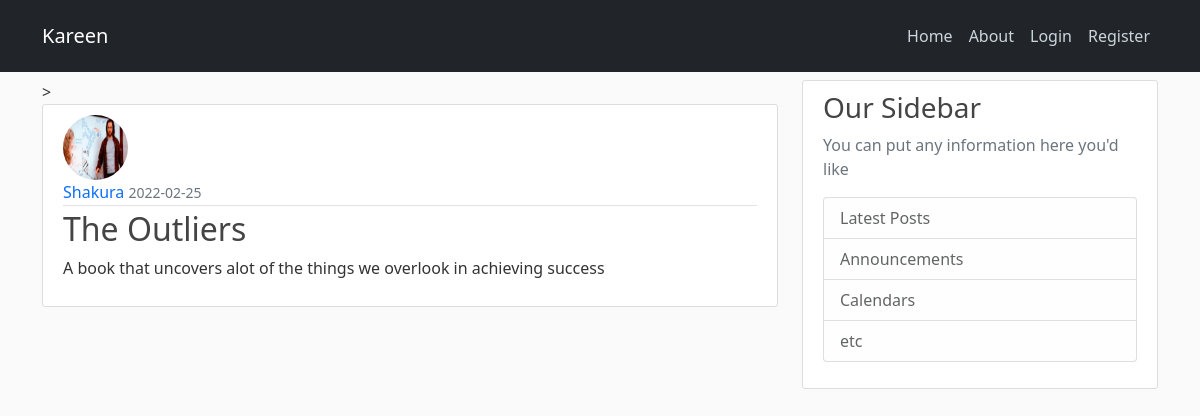
Before: /post/1 with the older database file.
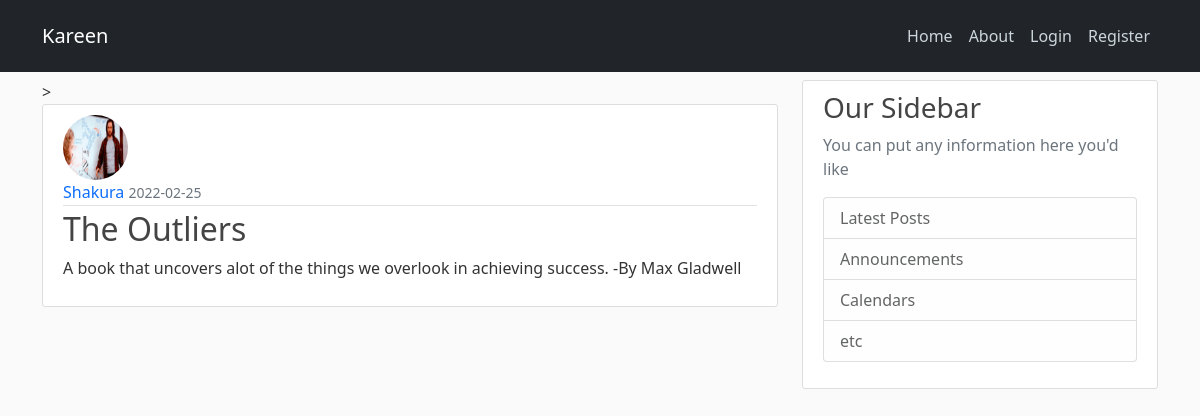
After: the same page with the newer database file.
### flaskblog/models.py (models this page shows, shortened)
class Post(db.Model):
    id = db.Column(db.Integer, primary_key = True)
    title = db.Column(db.String(100), nullable=False)
    content = db.Column(db.Text, nullable=False)
    date_posted = db.Column(db.DateTime, nullable=False, default=datetime.utcnow)
    user_id = db.Column(db.Integer, db.ForeignKey('user.id'), nullable = False)

### flaskblog/posts/routes.py (the view)
@posts.route('/post/<int:post_id>', methods = ['GET', 'POST'])
def post(post_id):
    post = Post.query.get_or_404(post_id)
    return render_template('post.html', title= post.title, post=post)

### flaskblog/templates/post.html (shortened to what this page needs)
{% extends 'layout.html' %}
{% block content %}>
    <article class="media content-section">
        <img class = 'rounded-circle article-img' src="{{ url_for ('static', filename = 'profile_pic/' + post.author.img_file)}}">
        <div class="media-body">
            <div class="article-metadata">
                <a class="mr-2" href="{{ url_for('users.user_posts', username = post.author.username)}}" style="text-decoration: none;"> {{ post.author.username }} </a>
                <small class="text-muted"> {{ post.date_posted.strftime('%Y-%m-%d') }} </small>
            </div>
            <h2 class="article-title"> {{ post.title }} </h2>
            <p class="article-content"> {{ post.content }} </p>
        </div>
    </article>
{% endblock content %}

Changed rows visible on the page:
changed Post "The Outliers": content "A book that uncovers alot of the things we overlook in achieving success" → "A book that uncovers alot of the things we overlook in achieving success. -By Max Gladwell"
